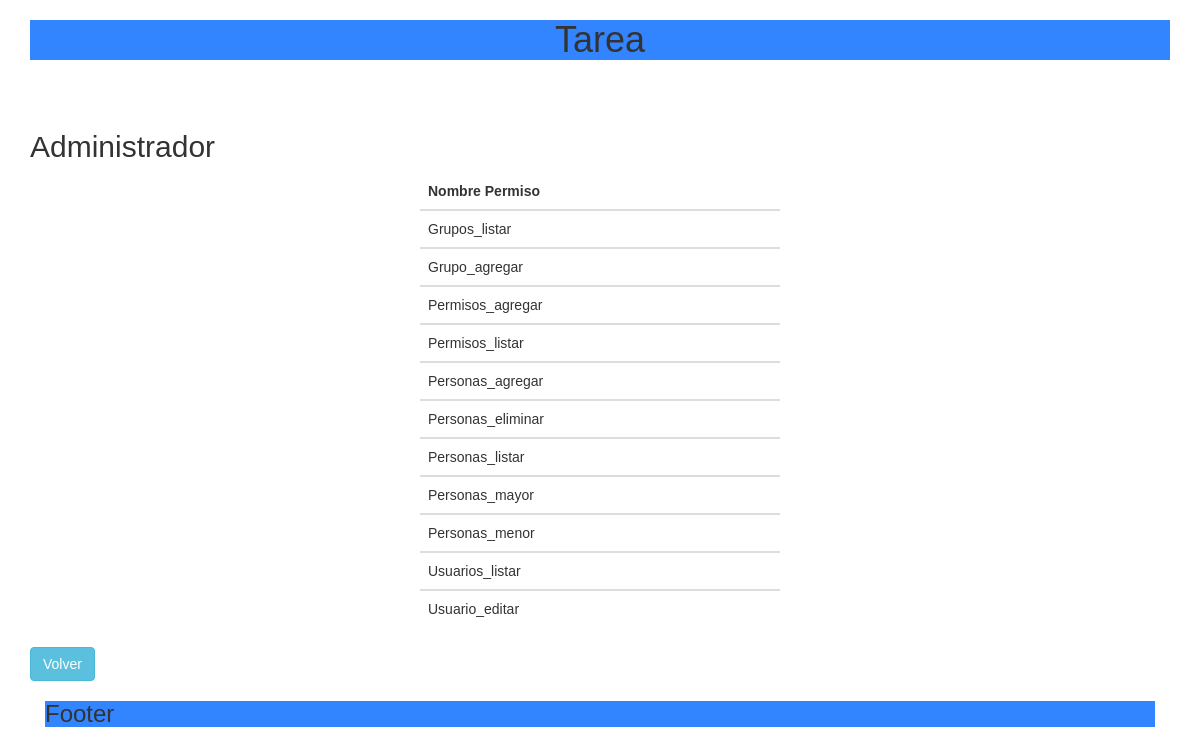
Screenshot of /verGrupo.php?grupoID=1 with the database file from the repository.
### tables this page shows
CREATE TABLE `grupos` (
  `id` int(11) NOT NULL,
  `name` varchar(255) NOT NULL
);

CREATE TABLE `permisos` (
  `id` int(11) NOT NULL,
  `name` varchar(255) NOT NULL
);

### functions/funciones.php (called while the page is built, shortened)
<?php
function getGrupo($id) {
    $pdo = conectar();
    $statement = $pdo->prepare("SELECT *"
            . "FROM grupos WHERE id = $id");
    $statement->execute();
    $result = $statement->fetchAll();
    return $result;
}
function getGrupoConPermisos($id) {
    $pdo = conectar();
    $statement = $pdo->prepare("SELECT g.id AS grupo_id, g.name AS grupo_nombre, p.id AS permiso_id, p.name AS permiso_nombre
                               FROM grupos g INNER JOIN grupos_permisos gp ON
                                     g.id = gp.grupo_id INNER JOIN permisos p ON
                                     p.id = gp.permisos_id
                               WHERE g.id = $id");
    $statement->execute();
    $result = $statement->fetchAll();
    return $result;
}
?>

### web/verGrupo.php (the view, shortened to what this page needs)
<?php
require_once("../functions/funciones.php");
?>
<!DOCTYPE html>
<html>
    <head>
    </head>
    <body>
        <br/>
        <br/>
        <?php
        $grupo = $_GET['grupoID'];
        $busquedaGrupo = getGrupoConPermisos($grupo);
        $obtenerGrupo = getGrupo($grupo);
        ?>
        <h2> <?php echo ucfirst($obtenerGrupo[0]['name']) ?></h2>
        <div class="row">
            <div class="col-sm-4 col-sm-offset-4">
                <table class='table'>
                    <thead>
                        <tr>
                            <th>Nombre Permiso</th>
                        </tr>
                    </thead>
                    <?php
                    foreach ($busquedaGrupo as $grupo) {
                        ?>
                        <tbody>
                            <tr>
                                <td><?php echo ucfirst($grupo['permiso_nombre']) ?></td>
                            </tr>
                        </tbody>
                        <?php
                    }
                    ?>
                </table>
            </div>
        </div>
        <a href="verGrupos.php" class="btn btn-info">Volver</a>
    </body>
</html>

### web/css/main.css (style rules this page uses)
body { font-family: sans-serif; }

### rows the page displays
grupos: name "Administrador", permisos.name "Grupos_listar", permisos.name "Grupo_agregar", permisos.name "Permisos_agregar", permisos.name "Permisos_listar", permisos.name "Personas_agregar", permisos.name "Personas_eliminar", permisos.name "Personas_listar", permisos.name "Personas_mayor", permisos.name "Personas_menor", permisos.name "Usuarios_listar", permisos.name "Usuario_editar"
